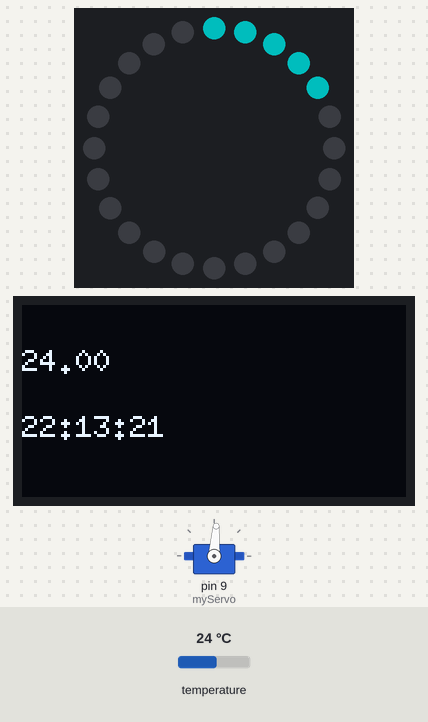
Recording of a sketch running on a simulated Arduino Uno, built with avr-gcc and run on an emulated ATmega328P. On the bench: 24 RGB LEDs in a ring, first at the top, clockwise, servo, 128×64 one-colour display. The test bench sets the inputs (shaded band); at power-on: temperature 24 °C. Dim RGB values are drawn brighter than linear; the strip is taken to match the declared colour order; the local clock reads 2024-03-15 10:24:30 at power-on unless the sketch sets it; what the sketch prints to the serial monitor is not drawn.

Above: at 1.2 s.
1.3 s: temperature set to 12 °C
At 3.1 s:
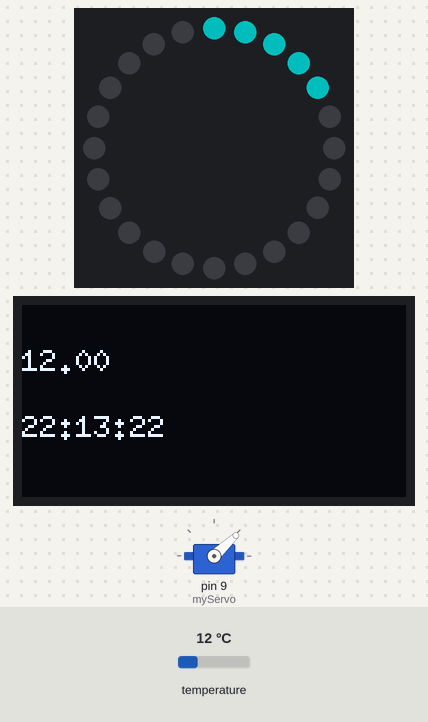
4.3 s: temperature set to 19 °C
At 5.2 s:
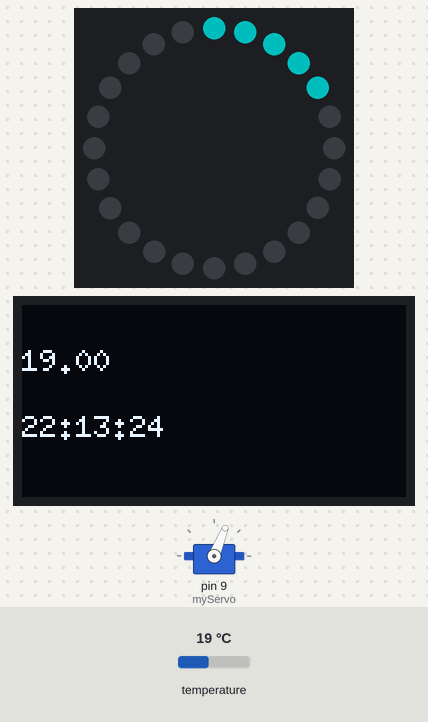
7.3 s: temperature set to 28 °C
At 10.1 s:
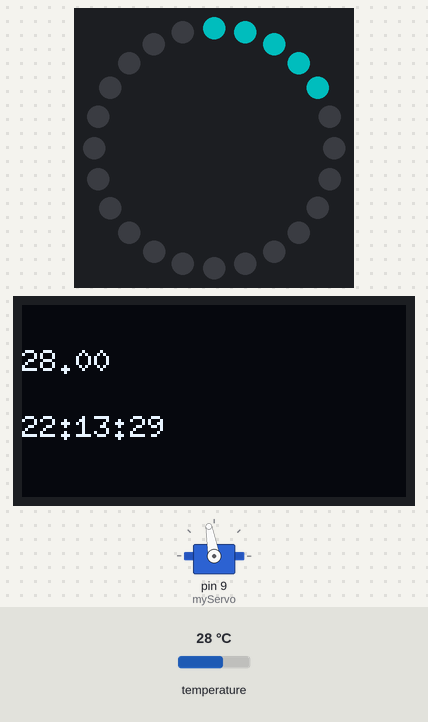
10.3 s: temperature set to 41 °C
At 10.9 s:
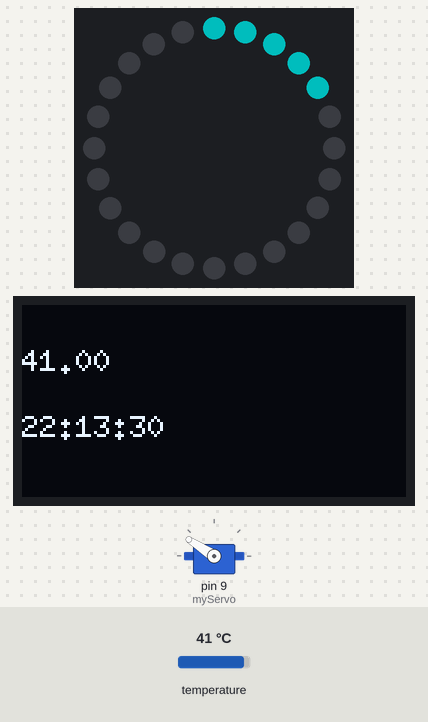
Timing chart, 0 to 13.3 s (numbered marks = the images above; inputs shaded):
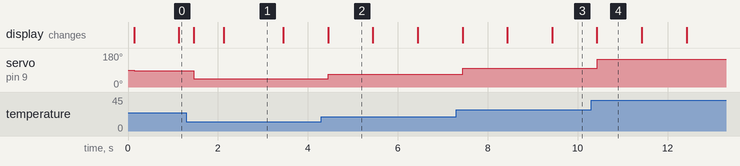

Measured:
- after the input at 1.3 s, servo on pin 9 (myServo): 86° → 43° after 0.17 s
- after the input at 4.3 s, servo on pin 9 (myServo): 43° → 68° after 0.15 s
- after the input at 7.3 s, servo on pin 9 (myServo): 68° → 100° after 0.15 s
- after the input at 10.3 s, servo on pin 9 (myServo): 100° → 147° after 0.13 s
- what the display in image 2 shows lasts 1.0 s, from 4.4 s to 5.4 s

The sketch:

finishcomp.ino
```cpp
/*
* Name: övningsprojekt
* Author: Victor Huke
* Date: 2025-10-13
* Description: This project uses a ds3231 to measure time and displays the time to an 1306 oled display,
* Further, it measures temprature with ds3231 and displays a mapped value to a 9g-servo-motor.
*/

// Includera biblotek
#include <U8glib.h>
#include <RTClib.h>
#include <Wire.h>
#include <Servo.h>
#include <Adafruit_NeoPixel.h>


#define LED_PIN    12
#define LED_COUNT 24


Servo myServo;
U8GLIB_SSD1306_128X64 u8g(U8G_I2C_OPT_NO_ACK);
Adafruit_NeoPixel ring(LED_COUNT, LED_PIN, NEO_RGB + NEO_KHZ800);
RTC_DS3231 rtc;


void setup() {
  Serial.begin(9600);
  //ring light settings
  ring.setBrightness(100);
    ring.begin();
  ring.show();
  //servo settings
  myServo.attach(9);
  //oled screen settings
   u8g.setFont(u8g_font_6x10);
  u8g.setColorIndex(1);

  // ds3231 start up
  rtc.begin();

  rtc.adjust(DateTime(F(__DATE__), F(__TIME__)));
}

void loop() {
  // kallar på funktion som tänder ringlight
  ringlight();
  //skriver ut tid och datum på oled skärm
  oledWrite(getTime(), rtc.getTemperature());
  float temp = rtc.getTemperature();
  // skriver ut på seriel monitorn
  Serial.println(getTime());
  Serial.println(rtc.getTemperature());
  servoWrite(temp);
  delay(200);
}


//funktion som tar tid från ds3231
String getTime() {
  DateTime now = rtc.now();
  return String(now.hour()) + ":" + String(now.minute()) + ":" + String(now.second());
}

// funktion som skriver ut på oled skärmen
void oledWrite(String text, float temp) {
  u8g.firstPage();
  do {
    u8g.drawStr(0, 44, text.c_str());
    u8g.drawStr(0,22, String(temp).c_str());

  } while (u8g.nextPage());
}

// visar tempratur genom grader på servo
void servoWrite(float temp) {
  int servoangel = map((int)(temp * 10), 0, 500, 0, 180);
  servoangel = constrain(servoangel, 0, 180);
  myServo.write(servoangel);
}
// ringlight minut visare
void ringlight(){
  DateTime now = rtc.now();
 int numPixels = map(now.minute(),0 , 59 , 0 , 24);
  for(int i = 0; i < numPixels; i++){
    ring.setPixelColor(i, 0,200, 200, 0);
  }

  ring.show();
}
```
